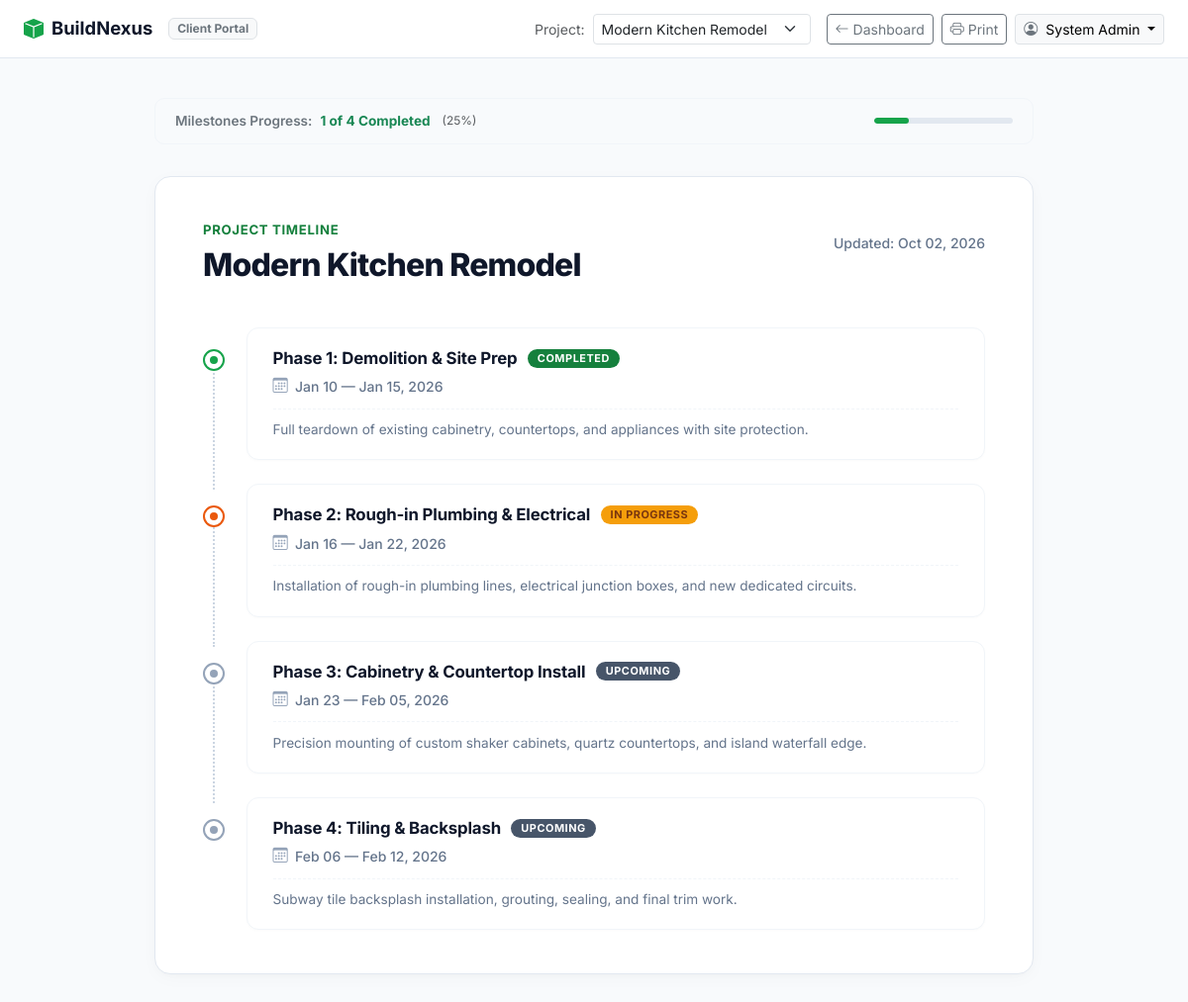
The app's page /client_schedule.php (signed in) with its own data.
### tables this page shows
CREATE TABLE `projects` (
  `id` int(11) NOT NULL AUTO_INCREMENT,
  `project_name` varchar(150) NOT NULL,
  `project_code` varchar(50) NOT NULL,
  `client_id` int(11) DEFAULT NULL,
  `client_name` varchar(100) DEFAULT NULL,
  `pm_id` int(11) DEFAULT NULL,
  `budget` decimal(15,2) DEFAULT 0.00,
  `location` varchar(255) DEFAULT NULL,
  `start_date` date DEFAULT NULL,
  `end_date` date DEFAULT NULL,
  `stage` enum('Planning','Earthwork','Framing','Roofing','Finishing','Handover') DEFAULT 'Planning',
  `progress_percent` int(11) DEFAULT 0,
  `status` enum('Active','Completed','On Hold','Archived') DEFAULT 'Active',
  `thumbnail_url` varchar(255) DEFAULT NULL,
  `created_at` timestamp NOT NULL DEFAULT current_timestamp(),
  `updated_at` timestamp NOT NULL DEFAULT current_timestamp() ON UPDATE current_timestamp(),
  PRIMARY KEY (`id`),
  UNIQUE KEY `project_code` (`project_code`)
);

CREATE TABLE `project_phases` (
  `id` int(11) NOT NULL AUTO_INCREMENT,
  `project_id` int(11) NOT NULL,
  `phase_number` int(11) NOT NULL DEFAULT 1,
  `title` varchar(150) NOT NULL,
  `start_date` date NOT NULL,
  `end_date` date NOT NULL,
  `status` enum('UPCOMING','IN PROGRESS','COMPLETED') NOT NULL DEFAULT 'UPCOMING',
  `description` text DEFAULT NULL,
  `created_at` timestamp NOT NULL DEFAULT current_timestamp(),
  `updated_at` timestamp NOT NULL DEFAULT current_timestamp() ON UPDATE current_timestamp(),
  PRIMARY KEY (`id`),
  KEY `idx_phases_project` (`project_id`),
  CONSTRAINT `fk_project_phases_project` FOREIGN KEY (`project_id`) REFERENCES `projects` (`id`) ON DELETE CASCADE
);

### client_schedule.php (the view, shortened to what this page needs)
<?php
require_once __DIR__ . '/db.php';
$user_id = $_SESSION['user_id'] ?? null;
$user_role = $_SESSION['role'] ?? null;
$user_name = $_SESSION['user_name'] ?? 'User';
try {
    $project = null;
    $all_projects = [];
    if ($user_role === 'Client') {
        $stmt_proj = $pdo->prepare("
            SELECT p.id, p.project_name, p.project_code, p.budget, p.stage, p.progress_percent, p.updated_at, p.start_date, p.end_date, p.status
            FROM projects p
            WHERE p.client_id = :client_user_id
               OR p.id = (SELECT default_project_id FROM contacts WHERE linked_user_id = :client_user_id LIMIT 1)
               OR p.id = (SELECT project_id FROM clients WHERE id = :client_user_id LIMIT 1)
               OR p.id = (SELECT project_id FROM clients WHERE email = (SELECT email FROM users WHERE id = :client_user_id LIMIT 1) LIMIT 1)
            ORDER BY p.id ASC
            LIMIT 1
        ");
        $stmt_proj->execute([':client_user_id' => $user_id]);
        $project = $stmt_proj->fetch(PDO::FETCH_ASSOC);
        if (!$project) {
            $stmt_fallback = $pdo->query("SELECT * FROM projects WHERE id = 26 OR status = 'Active' ORDER BY id ASC LIMIT 1");
            $project = $stmt_fallback->fetch(PDO::FETCH_ASSOC);
        }
    } else {
        $stmt_all = $pdo->query("SELECT id, project_name, project_code FROM projects ORDER BY project_name ASC");
        $all_projects = $stmt_all->fetchAll(PDO::FETCH_ASSOC);
        $requested_id = isset($_GET['project_id']) ? (int)$_GET['project_id'] : 26;
        $stmt_proj = $pdo->prepare("SELECT * FROM projects WHERE id = ?");
        $stmt_proj->execute([$requested_id]);
        $project = $stmt_proj->fetch(PDO::FETCH_ASSOC);
    }
    $project_id = $project['id'] ?? 0;
    $project_name = $project['project_name'] ?? 'Project Schedule';
    $stmt_phases = $pdo->prepare("
        SELECT id, phase_number, title, start_date, end_date, status, description, updated_at
        FROM project_phases
        WHERE project_id = :project_id
        ORDER BY phase_number ASC, start_date ASC
    ");
    $stmt_phases->execute([':project_id' => $project_id]);
    $phases = $stmt_phases->fetchAll(PDO::FETCH_ASSOC);
    $total_phases = count($phases);
    $completed_phases = 0;
    $in_progress_phases = 0;
    $latest_updated = null;
    foreach ($phases as $ph) {
        $st = strtoupper(trim($ph['status']));
        if ($st === 'COMPLETED') {
            $completed_phases++;
        } elseif ($st === 'IN PROGRESS') {
            $in_progress_phases++;
        }
        if (!empty($ph['updated_at'])) {
            $ts = strtotime($ph['updated_at']);
            if (!$latest_updated || $ts > $latest_updated) {
                $latest_updated = $ts;
            }
        }
    }
    $progress_percent = ($total_phases > 0) ? round(($completed_phases / $total_phases) * 100) : 0;
    $formatted_updated_date = $latest_updated ? date('M d, Y', $latest_updated) : date('M d, Y');
} catch (PDOException $e) {
    die("Error loading project schedule: " . htmlspecialchars($e->getMessage()));
}
?>
<!DOCTYPE html>
<html lang="en">
<head>
    <link href="https://cdn.jsdelivr.net/npm/bootstrap@5.3.0/dist/css/bootstrap.min.css" rel="stylesheet">
    <link rel="stylesheet" href="https://cdn.jsdelivr.net/npm/bootstrap-icons@1.11.3/font/bootstrap-icons.min.css">
</head>
<body>
    <header class="portal-navbar d-flex justify-content-between align-items-center no-print">
        <div class="d-flex align-items-center gap-3">
            <a href="client_dashboard.php" class="portal-brand">
                <i class="bi bi-box-fill"></i>
                <span>BuildNexus</span>
            </a>
            <span class="badge bg-light text-secondary border px-2 py-1 small">Client Portal</span>
        </div>
        <div class="d-flex align-items-center gap-2">
            <?php if ($user_role !== 'Client' && !empty($all_projects)): ?>
                <div class="d-inline-flex align-items-center me-2">
                    <label for="projectSelector" class="small text-muted me-2 d-none d-md-inline">Project:</label>
                    <select id="projectSelector" class="form-select form-select-sm" style="max-width: 220px;" onchange="window.location.href='client_schedule.php?project_id='+this.value">
                        <?php foreach ($all_projects as $proj_opt): ?>
                            <option value="<?= $proj_opt['id'] ?>" <?= ($proj_opt['id'] == $project_id) ? 'selected' : '' ?>>
                                <?= htmlspecialchars($proj_opt['project_name']) ?>
                            </option>
                        <?php endforeach; ?>
                    </select>
                </div>
            <?php endif; ?>
            <a href="client_dashboard.php" class="btn btn-sm btn-outline-secondary d-inline-flex align-items-center gap-1">
                <i class="bi bi-arrow-left"></i>
                <span class="d-none d-sm-inline">Dashboard</span>
            </a>
            <button type="button" onclick="window.print()" class="btn btn-sm btn-outline-secondary d-inline-flex align-items-center gap-1" title="Print Schedule">
                <i class="bi bi-printer"></i>
                <span class="d-none d-sm-inline">Print</span>
            </button>
            <div class="dropdown">
                <button class="btn btn-sm btn-light border dropdown-toggle" type="button" data-bs-toggle="dropdown">
                    <i class="bi bi-person-circle me-1 text-secondary"></i>
                    <span class="d-none d-sm-inline"><?= htmlspecialchars($user_name) ?></span>
                </button>
            </div>
        </div>
    </header>
    <main class="timeline-viewport">
        <div class="progress-subtle-box no-print">
            <div class="d-flex align-items-center gap-2">
                <span class="fw-semibold text-secondary">Milestones Progress:</span>
                <span class="fw-bold text-success"><?= $completed_phases ?> of <?= $total_phases ?> Completed</span>
                <span class="text-muted small ms-1">(<?= $progress_percent ?>%)</span>
            </div>
            <div class="d-flex align-items-center">
                <div class="progress-subtle-bar">
                    <div class="progress-subtle-fill" style="width: <?= $progress_percent ?>%;"></div>
                </div>
            </div>
        </div>
        <div class="schedule-card">
            <div class="schedule-header">
                <div>
                    <div class="schedule-subtitle">PROJECT TIMELINE</div>
                    <h1 class="schedule-title"><?= htmlspecialchars($project_name) ?></h1>
                </div>
                <div class="schedule-updated">
                    Updated: <?= htmlspecialchars($formatted_updated_date) ?>
                </div>
            </div>
            <?php if (empty($phases)): ?>
                <div class="text-center py-5">
                    <i class="bi bi-calendar-x text-muted" style="font-size: 2.5rem;"></i>
                    <h5 class="fw-bold mt-3 mb-1 text-dark">No Phase Milestones Found</h5>
                    <p class="text-muted small">No schedule has been generated for this project yet. Please contact your Project Manager for updates.</p>
                </div>
            <?php else: ?>
                <ul class="timeline-stepper">
                    <?php
                    foreach ($phases as $index => $phase):
                        $status_raw = strtoupper(trim($phase['status']));
                        if ($status_raw === 'COMPLETED') {
                            $marker_class = 'status-completed';
                            $pill_class = 'pill-completed';
                            $status_label = 'COMPLETED';
                        } elseif ($status_raw === 'IN PROGRESS') {
                            $marker_class = 'status-in-progress';
                            $pill_class = 'pill-in-progress';
                            $status_label = 'IN PROGRESS';
                        } else {
                            $marker_class = 'status-upcoming';
                            $pill_class = 'pill-upcoming';
                            $status_label = 'UPCOMING';
                        }
                        $start_ts = strtotime($phase['start_date']);
                        $end_ts = strtotime($phase['end_date']);
                        if (date('Y', $start_ts) === date('Y', $end_ts)) {
                            $date_range_str = date('M d', $start_ts) . ' — ' . date('M d, Y', $end_ts);
                        } else {
                            $date_range_str = date('M d, Y', $start_ts) . ' — ' . date('M d, Y', $end_ts);
                        }
                    ?>
                        <li class="timeline-step">
                            <div class="stepper-marker <?= $marker_class ?>" title="Status: <?= $status_label ?>"></div>
                            <div class="phase-card">
                                <div class="phase-meta">
                                    <h2 class="phase-title"><?= htmlspecialchars($phase['title']) ?></h2>
                                    <span class="status-pill <?= $pill_class ?>"><?= $status_label ?></span>
                                </div>
                                <div class="phase-dates">
                                    <i class="bi bi-calendar3"></i>
                                    <span><?= htmlspecialchars($date_range_str) ?></span>
                                </div>
                                <?php if (!empty($phase['description'])): ?>
                                    <div class="phase-desc">
                                        <?= nl2br(htmlspecialchars($phase['description'])) ?>
                                    </div>
                                <?php endif; ?>
                            </div>
                        </li>
                    <?php endforeach; ?>
                </ul>
            <?php endif; ?>
        </div>
    </main>
</body>
</html>

### records on screen
projects: project_name "Modern Kitchen Remodel"
project_phases: title "Phase 1: Demolition & Site Prep", status "COMPLETED", date_range_str "Jan 10 — Jan 15, 2026", description "Full teardown of existing cabinetry, countertops, and appliances with site protection."
project_phases: title "Phase 2: Rough-in Plumbing & Electrical", status "IN PROGRESS", date_range_str "Jan 16 — Jan 22, 2026", description "Installation of rough-in plumbing lines, electrical junction boxes, and new dedicated circuits."
project_phases: title "Phase 3: Cabinetry & Countertop Install", status "UPCOMING", date_range_str "Jan 23 — Feb 05, 2026", description "Precision mounting of custom shaker cabinets, quartz countertops, and island waterfall edge."
project_phases: title "Phase 4: Tiling & Backsplash", status "UPCOMING", date_range_str "Feb 06 — Feb 12, 2026", description "Subway tile backsplash installation, grouting, sealing, and final trim work."

### other values on screen
$user_name "System Admin"
$completed_phases "1"
$total_phases "4"
$progress_percent "25"
form field value "Modern Kitchen Remodel"
